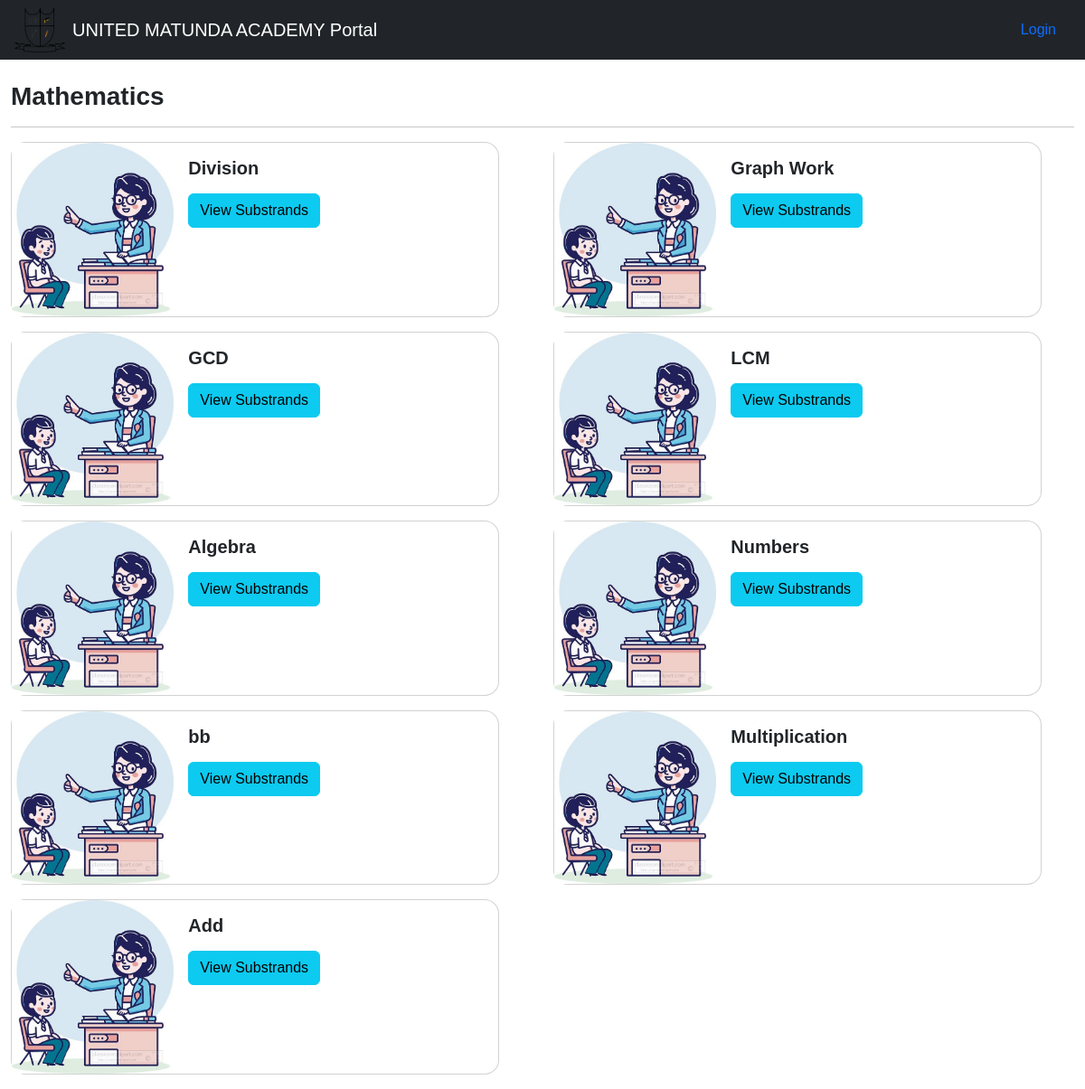
/subject/1/strand/list/, run on an earlier commit of the app's database.
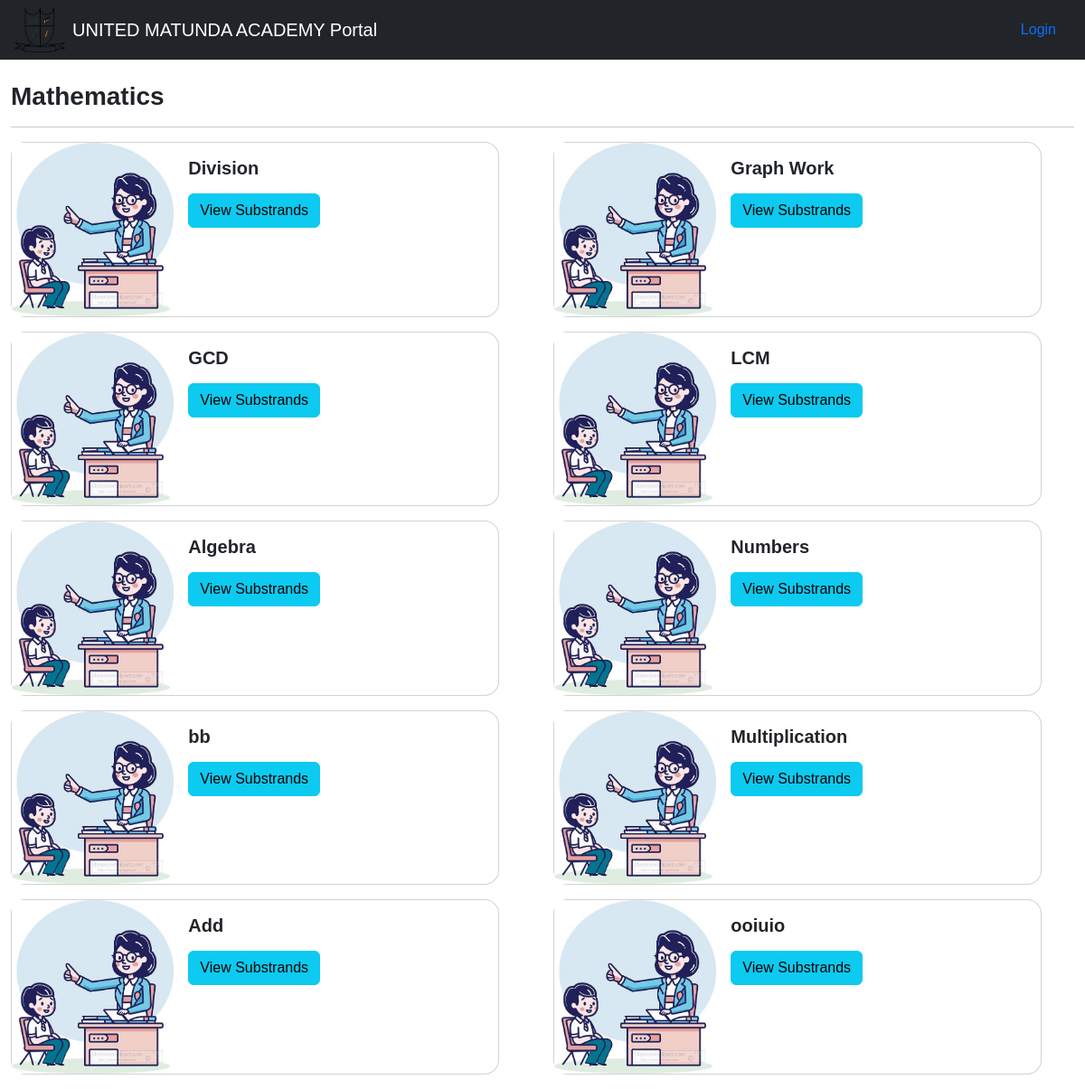
And on a later commit of the database.
### ELearning/models.py (models this page shows)
class Strand(models.Model):
    subject = models.ForeignKey(Subject, related_name='strands', on_delete=models.CASCADE)
    name = models.CharField(max_length=200)
    def __str__(self):
        return self.name

### ELearning/views.py (the view)
# urls.py: path('subject/<int:subject_id>/strand/list/', views.SubjectStrandsList.as_view(), name='subject_strands'),
class SubjectStrandsList(ListView):
    model = Strand
    template_name = 'learners_templates/learners_subject_strands_list.html'
    context_object_name = 'strands_list'
    def get_queryset(self):
        self.subject = get_object_or_404(Subject, id=self.kwargs['subject_id'])
        return Strand.objects.filter(subject=self.subject)
    def get_context_data(self, *, object_list=None, **kwargs):
        context = super().get_context_data(**kwargs)
        context['subject'] = self.subject
        return context

### ELearning/models.py (called while the page is built)
    def __str__(self):
        return f"{self.name}"

### ELearning/templates/learners_templates/learners_subject_strands_list.html (shortened to what this page needs)
{% extends 'base.html' %}
{% load static %}
{% block content %}
    <h3>{{ subject }}</h3>
    <hr>
     <div class="list-group">
         <div class="row">
             {% for item in strands_list %}
                 <div class="col-md-6">
                     <div class="card mb-3" style="max-width: 540px;">
                      <div class="row g-0">
                        <div class="col-md-4">
                          <img src="{% static 'images/strands.jpg' %}" style="width:18rem;" class="img-fluid rounded-start" alt="...">
                        </div>
                        <div class="col-md-8">
                          <div class="card-body">
                            <h5 class="card-title">{{ item }}</h5>
                             <a href="{% url 'substrands_list' item.pk %}" class="btn btn-info">View Substrands</a></p>
                          </div>
                        </div>
                      </div>
                    </div>
                 </div>
            {% empty %}
                <h3>No Strands Available </h3>
            {% endfor %}
         </div>
     </div>
{% endblock %}

What changed in the data, as far as the page shows it:
added Strand: name "ooiuio"
